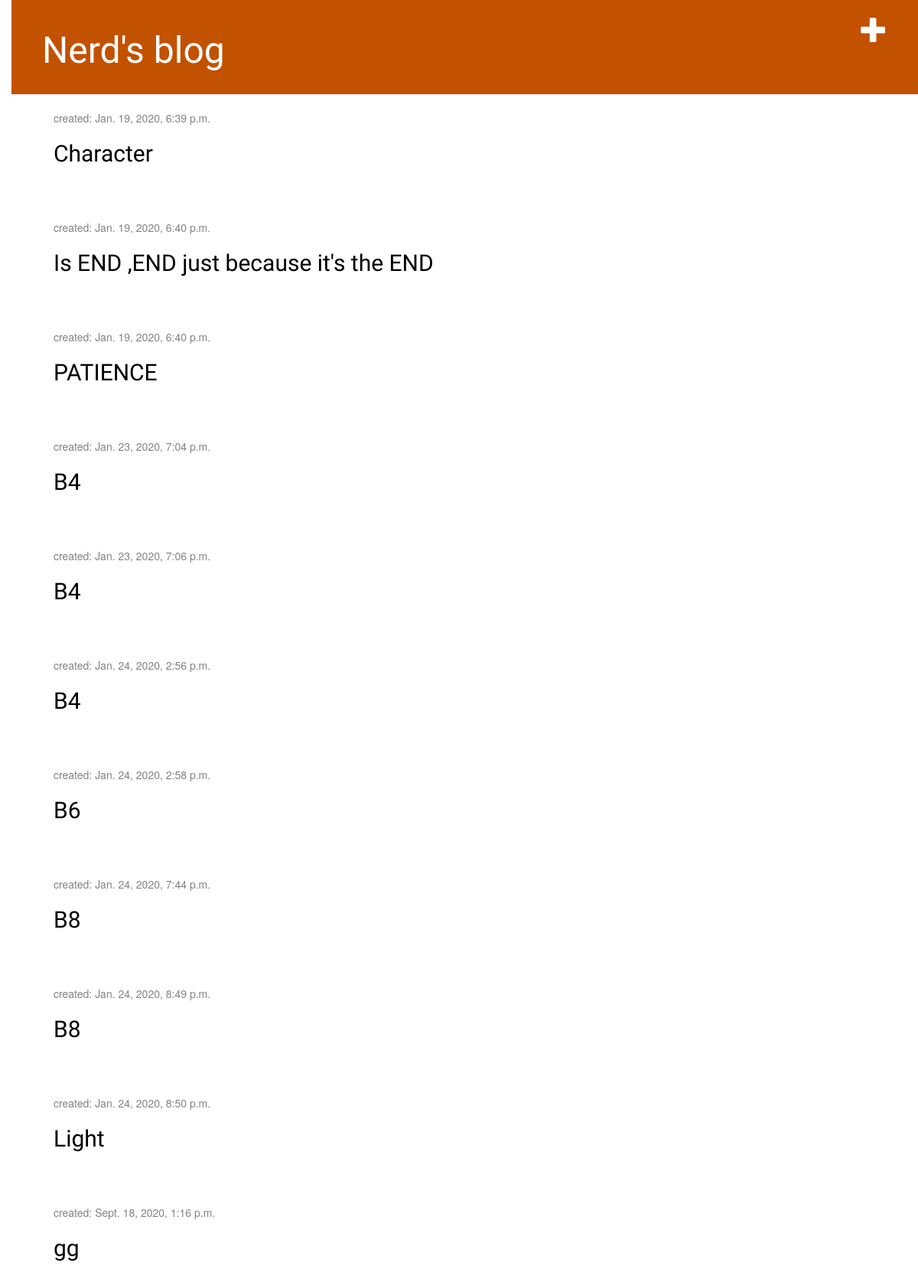
The page / on the database its author committed.
### blog/models.py (models this page shows, shortened)
class Post(models.Model):
    author = models.ForeignKey(settings.AUTH_USER_MODEL, on_delete=models.CASCADE)
    title = models.CharField(max_length=200)
    text = models.TextField()
    created_date = models.DateTimeField(default=timezone.now)
    published_date = models.DateTimeField(blank=True, null=True)
    likes = models.IntegerField(default=0)
    dislikes = models.IntegerField(default=0)

### blog/views.py (the view)
# urls.py: path('', views.post_list, name='post_list'),
def post_list(request) :
    posts = Post.objects.filter(published_date__lte=timezone.now()).order_by('created_date')
    return render(request, 'blog/post_list.html', {'posts' : posts})

### blog/templates/blog/post_list.html
{% extends 'blog/base.html' %}
{% block content %}
{% for post in posts %}
                <div class="post">
                    <div class="date">
                        <p>created: {{ post.created_date }}</p>
                    </div>
                    <h2><a href="{% url 'post_detail' pk=post.pk %}">{{ post.title }}</a></h2>
                </div>
{% endfor %}
{% endblock %}

### static/css/blog.css (style rules this page uses)
h1 a, h2 a { color: #C25100; font-family: 'Lobster'; }
body { padding-left: 15px; }
h1, h2, h3, h4 { font-family: 'Lobster', cursive; }
.date { color: #828282; }
.post { margin-bottom: 70px; }
.post h2 a, .post h2 a:visited { color: #000000; }

### rows shown on the page
Post: created_date "Jan. 19, 2020, 6:39 p.m.", title "Character"
Post: created_date "Jan. 19, 2020, 6:40 p.m.", title "Is END ,END just because it's the END"
Post: created_date "Jan. 19, 2020, 6:40 p.m.", title "PATIENCE"
Post: created_date "Jan. 23, 2020, 7:04 p.m.", title "B4"
Post: created_date "Jan. 23, 2020, 7:06 p.m.", title "B4"
Post: created_date "Jan. 24, 2020, 2:56 p.m.", title "B4"
Post: created_date "Jan. 24, 2020, 2:58 p.m.", title "B6"
Post: created_date "Jan. 24, 2020, 7:44 p.m.", title "B8"
Post: created_date "Jan. 24, 2020, 8:49 p.m.", title "B8"
Post: created_date "Jan. 24, 2020, 8:50 p.m.", title "Light"
Post: created_date "Sept. 18, 2020, 1:16 p.m.", title "gg"
